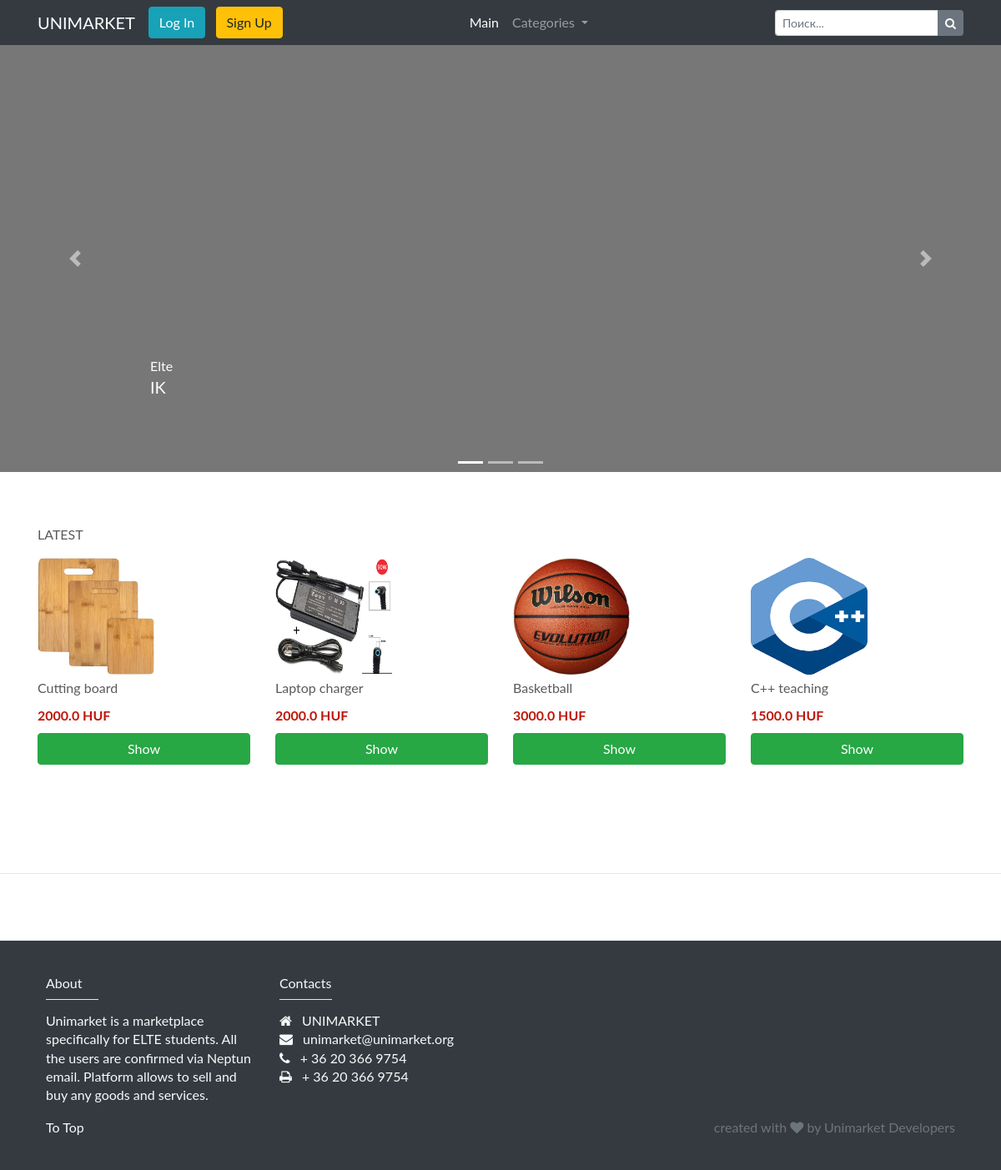
The page / on the database its author committed.
### shop/models.py (models this page shows, shortened)
class Carousel(models.Model):
    title = models.CharField(verbose_name=_("title"), max_length=100)
    text = models.CharField(verbose_name=_("text"), max_length=200)
    image = models.FileField(verbose_name=_("image"), upload_to="image/carousel/")
    class Meta:
        verbose_name = _("slide")
        verbose_name_plural = _("slides")

class Goods(models.Model):
    title = models.CharField(verbose_name=_("title"), max_length=20)
    is_published = models.BooleanField(verbose_name=_("is_published"), default=True)
    is_recommend = models.BooleanField(verbose_name=_("is_recommend"), default=False)
    is_top = models.BooleanField(verbose_name=_("is_top"), default=False)
    is_active = models.BooleanField(verbose_name=_("is_active"), default=True)
    category = models.ForeignKey(
        "Category", on_delete=models.CASCADE, verbose_name=_("category")
    )
    price = models.FloatField(verbose_name=_("price"))
    image = models.FileField(verbose_name=_("image"), upload_to="image/goods/")
    text = models.TextField(verbose_name=_("text"))
    author = models.ForeignKey(User, null=True, blank=True, on_delete=models.CASCADE)
    class Meta:
        verbose_name = _("product")
        verbose_name_plural = _("products")
        ordering = ("category", "title")

### shop/views.py (the view)
# urls.py: path("", views.index, name="index"),
def index(request):
    context = {}
    context["slides"] = Carousel.objects.all()
    context["categories"] = Category.objects.filter(is_published=True)
    paginator = Paginator(Category.objects.filter(is_published=True), 9)
    context["recommend"] = Goods.objects.filter(is_recommend=True, is_active=True)
    context["top"] = Goods.objects.filter(is_published=True, is_active=True).order_by(
        "-id"
    )
    context["site_title"] = _("main")
    return render(request, "shop/index.html", context)

### shop/templates/shop/index.html (shortened to what this page needs)
{% extends 'shop/base.html' %}
{% block content %}
{% load i18n %}
<div id="myCarousel" class="carousel slide" data-ride="carousel">
  <ol class="carousel-indicators">
    <li data-target="#myCarousel" data-slide-to="0" class="active"></li>
    <li data-target="#myCarousel" data-slide-to="1"></li>
    <li data-target="#myCarousel" data-slide-to="2"></li>
  </ol>
  <div class="carousel-inner">
    {% for slide in slides %}
    <div class="carousel-item {% cycle 'active' '' '' %}">
      <div class="container">
        <div class="carousel-caption text-left">
          <h1>{{slide.title}}</h1>
          <p>{{slide.text}}</p>
        </div>
      </div>
    </div>
    {% endfor %}
  </div>
  <a class="carousel-control-prev" href="#myCarousel" role="button" data-slide="prev">
    <span class="carousel-control-prev-icon" aria-hidden="true"></span>
  </a>
  <a class="carousel-control-next" href="#myCarousel" role="button" data-slide="next">
    <span class="carousel-control-next-icon" aria-hidden="true"></span>
  </a>
</div>
<div class="container marketing">
  <h1 class="recommend-title">LATEST</h1>
  <div class="row ">
    {% for product in top %}
    <div class="col-lg-3 latestProduct">
      <img src="{{product.image.url}}" alt="" width="140" height="140">
      <h2>{{product.title}}</h2>
      <p class="price_color">{{product.price}} HUF</p>
      <p><a class="btn btn-success btn-block" href="{% url 'product' title=product.id %}" role="button">Show</a></p>
    </div>
    {% endfor %}
  </div>
</div>
{% endblock %}

### shop/templates/shop/base.html (shortened to what this page needs)
<!doctype html>
{% load static %}
{% load i18n %}
<html>
<head>
  <link href="{% static 'shop/css/bootstrap.min.css' %}" rel="stylesheet">
  <link rel="stylesheet" href="https://cdnjs.cloudflare.com/ajax/libs/flag-icon-css/3.1.0/css/flag-icon.min.css" />
  <link href="{% static 'shop/css/reset.css' %}" rel="stylesheet">
  <link href="{% static 'shop/css/newstyle.css' %}" rel="stylesheet">
  <link href="https://maxcdn.bootstrapcdn.com/font-awesome/4.7.0/css/font-awesome.min.css" rel="stylesheet"
>
</head>
<body>
  <header>
    <nav class="navbar navbar-expand-md navbar-dark bg-dark">
      <div class="container">
        <a class="navbar-brand" href="{% url 'index' %}">UNIMARKET</a>
        {% if user.is_authenticated %}
        <a class="btn btn-info" href="{% url 'create_post' %}">Create a post</a>
        <pre>   </pre>
        <a class="btn btn-warning" href="{% url 'logout' %}">Log Out</a>
        {% else %}
        <a class="btn btn-info" href="{% url 'login' %}">Log In</a>
        <pre>   </pre>
        <a class="btn btn-warning" href="{% url 'signup' %}">Sign Up</a>
        {% endif %}
        <div class="collapse navbar-collapse justify-content-end" id="navbarsExampleDefault">
          <ul class="navbar-nav m-auto">
            <li class="nav-item active">
              <a class="nav-link" href="{% url 'index' %}">Main</a>
            </li>
            <li class="nav-item dropdown">
              <a class="nav-link dropdown-toggle" href="{% url 'categories' %}" id="navbarDropdown" role="button"
                data-toggle="dropdown" aria-haspopup="true" aria-expanded="false">
                Categories
              </a>
            </li>
          </ul>
          <form class="form-inline my-2 my-lg-0" method="get" action="/search/">
            <div class="input-group input-group-sm">
              <input type="text" name="q" class="form-control" aria-label="Small"
                aria-describedby="inputGroup-sizing-sm" placeholder="{% trans 'search' %}...">
              <div class="input-group-append">
                <button type="submit" class="btn btn-secondary btn-number">
                  <i class="fa fa-search"></i>
                </button>
              </div>
            </div>
          </form>
        </div>
      </div>
    </nav>
  </header>
  <main role="main">
    {% block content %}
    {% endblock %}
    <hr class="featurette-divider">
  </main>
  <footer class="text-light">
    <div class="container">
      <div class="row">
        <div class="col-md-3 col-lg-4 col-xl-3">
          <h5>About</h5>
          <hr class="bg-white mb-2 mt-0 d-inline-block mx-auto w-25">
          <p class="mb-0">
            Unimarket is a marketplace specifically for ELTE students. All the users are confirmed via Neptun email.
            Platform allows to sell and buy any goods and services.
          </p>
        </div>
        <div class="col-md-4 col-lg-3 col-xl-3">
          <h5>Contacts</h5>
          <hr class="bg-white mb-2 mt-0 d-inline-block mx-auto w-25">
          <ul class="list-unstyled">
            <li><i class="fa fa-home mr-2"></i> UNIMARKET</li>
            <li><i class="fa fa-envelope mr-2"></i> unimarket@unimarket.org</li>
            <li><i class="fa fa-phone mr-2"></i> + 36 20 366 9754</li>
            <li><i class="fa fa-print mr-2"></i> + 36 20 366 9754</li>
          </ul>
        </div>
        <div class="col-12 copyright mt-3">
          <p class="float-left">
            <a href="#top">To Top</a>
          </p>
          <p class="text-right text-muted">created with <i class="fa fa-heart"></i> by Unimarket Developers</p>
        </div>
      </div>
    </div>
  </footer>
</body>
</html>

### shop/static/shop/css/newstyle.css (style rules this page uses)
body { color: #5a5a5a; font-family: Lato, sans-serif; line-height: 1.4; }
.carousel { margin-bottom: 4rem; }
.carousel-caption { bottom: 3rem; z-index: 10; }
.carousel-item { height: 32rem; background-color: #777; }
.marketing h2 { font-weight: 400; }
.featurette-divider { margin: 5rem 0; }
@media (min-width: 40em) { .carousel-caption p { margin-bottom: 1.25rem; font-size: 1.25rem; line-height: 1.4; } }
.recommend-title { margin-bottom: 1rem; }
footer { background: #343a40; padding: 40px; }
footer a { color: #f8f9fa!important }
.price_color { color: #c01508; font-weight: bold; }

### shop/templates/shop/index.html (style rules this page uses)
.latestProduct { margin-bottom:40px; }
.latestProduct h2, .latestProduct p { margin-bottom:10px; }

### rows shown on the page
Carousel: title "Elte", text "IK"
Goods: image (picture), title "Cutting board", price "2000.0"
Goods: image (picture), title "Laptop charger", price "2000.0"
Goods: image (picture), title "Basketball", price "3000.0"
Goods: image (picture), title "C++ teaching", price "1500.0"
